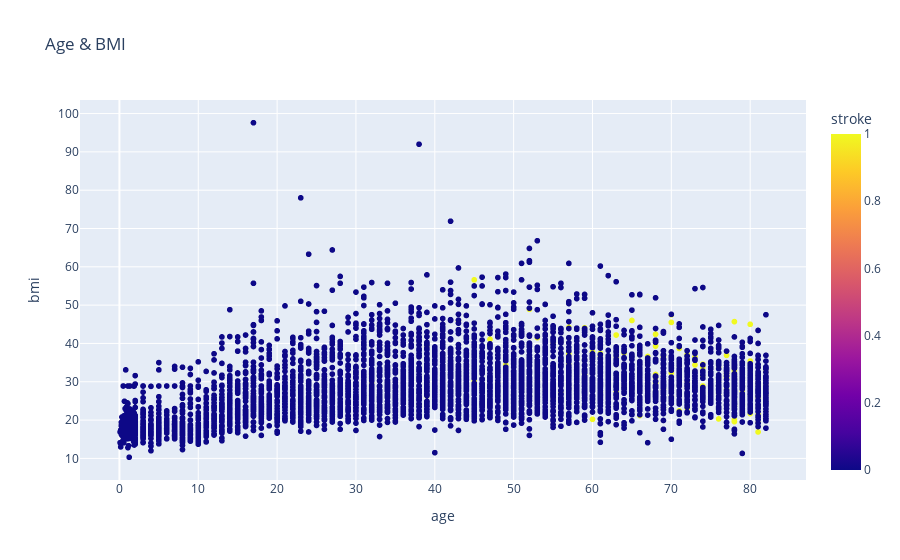

Source (notebook cell):
### Markdown cell above
<h3>3.3.b.- Numerical variables</h3>
<a id="Numerical-bi"></a>

### Code cell
fig = px.scatter(dataframe, x='age', y='bmi', title='Age & BMI ', color='stroke', hover_data = dataframe[['stroke']])
fig.show()

### Figure 1 — Plotly figure (JSON) as saved in the notebook; plotly's stock layout.template omitted (floating-point values rounded to 4 significant figures; data arrays with more than 128 entries replaced by an {"elided": "..."} marker saying what was removed)
{"data": [{"customdata": {"elided": "5110x1 int values"}, "hovertemplate": "age=%{x}<br>bmi=%{y}<br>stroke=%{marker.color}<extra></extra>", "legendgroup": "", "marker": {"color": {"elided": "5110 int values"}, "coloraxis": "coloraxis", "symbol": "circle"}, "mode": "markers", "name": "", "showlegend": false, "type": "scattergl", "x": {"elided": "5110 float values"}, "xaxis": "x", "y": {"elided": "5110 float values"}, "yaxis": "y"}], "layout": {"coloraxis": {"colorbar": {"title": {"text": "stroke"}}, "colorscale": [[0, "#0d0887"], [0.1111, "#46039f"], [0.2222, "#7201a8"], [0.3333, "#9c179e"], [0.4444, "#bd3786"], [0.5556, "#d8576b"], [0.6667, "#ed7953"], [0.7778, "#fb9f3a"], [0.8889, "#fdca26"], [1, "#f0f921"]]}, "legend": {"tracegroupgap": 0}, "title": {"text": "Age & BMI "}, "xaxis": {"anchor": "y", "domain": [0, 1], "title": {"text": "age"}}, "yaxis": {"anchor": "x", "domain": [0, 1], "title": {"text": "bmi"}}}}
